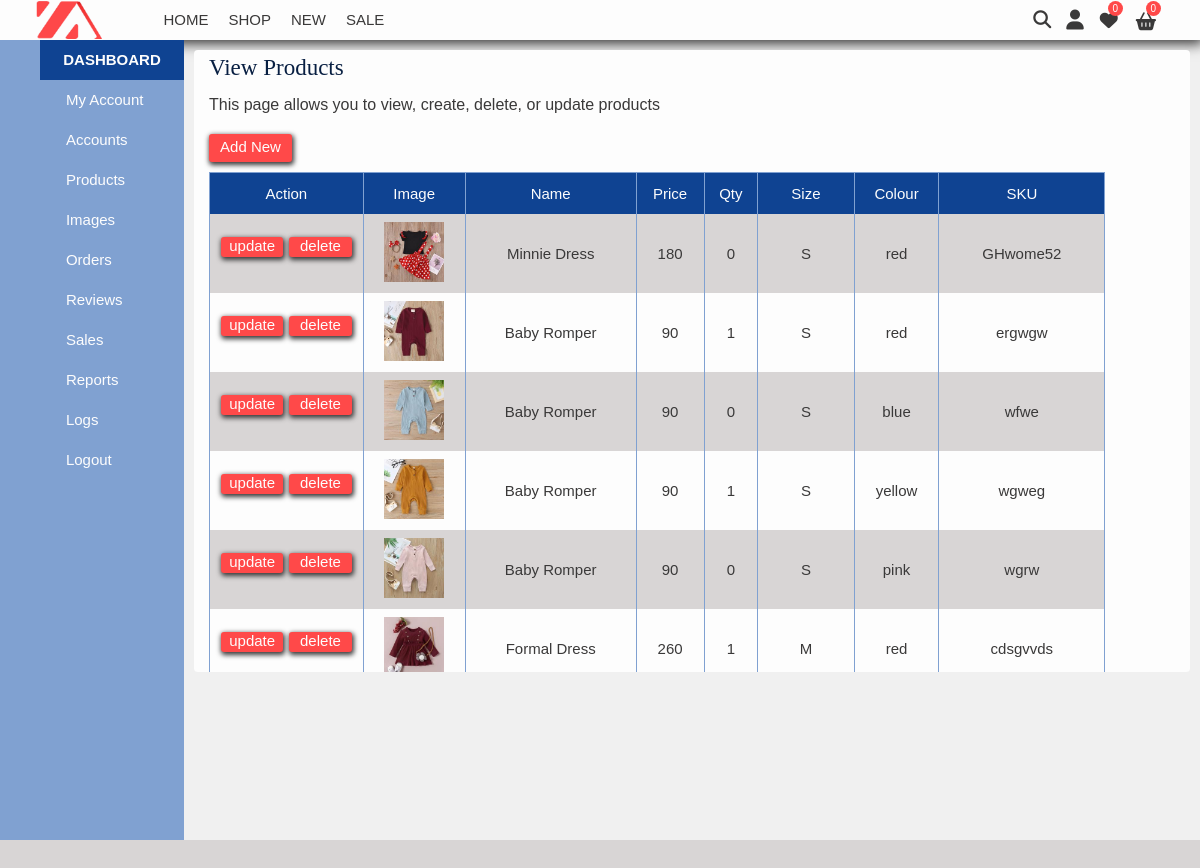
The page /products/index.php (signed in) on the database its author committed.
### tables this page shows
CREATE TABLE `product_entry` (
  `product_entryId` int(11) NOT NULL,
  `productId` int(11) NOT NULL,
  `sizeId` int(11) NOT NULL,
  `colourId` int(11) NOT NULL,
  `categoryId` int(11) NOT NULL,
  `price` int(11) NOT NULL,
  `sku` varchar(36) NOT NULL,
  `amount` int(11) NOT NULL
);

CREATE TABLE `products` (
  `productId` int(100) NOT NULL,
  `productName` varchar(20) NOT NULL,
  `productShortDescr` varchar(60) NOT NULL,
  `productDescription` varchar(256) NOT NULL,
  `productCreationDate` timestamp NOT NULL DEFAULT current_timestamp() ON UPDATE current_timestamp()
);

CREATE TABLE `size` (
  `sizeId` int(11) NOT NULL,
  `sizeValue` varchar(36) NOT NULL
);

CREATE TABLE `colour` (
  `colourId` int(11) NOT NULL,
  `colour` varchar(36) NOT NULL
);

### model/products-model.php (called while the page is built, shortened)
<?php
function getPrimaryProducts(){
    $db = zalistingConnect();
    $sql = 'SELECT* FROM product_entry
                    JOIN images ON product_entry.product_entryId = images.product_entryId AND images.imagePrimary = 1
                    JOIN products ON product_entry.productId = products.productId
                    JOIN categories ON product_entry.categoryId = categories.categoryId
                    JOIN colour ON product_entry.colourId = colour.colourId
                    JOIN size ON product_entry.sizeId = size.sizeId';
    $stmt = $db->prepare($sql);
    $stmt->execute();
    $productsData = $stmt->fetchAll(PDO::FETCH_ASSOC);
    return $productsData;
   }
function getAllProducts(){
    $db = zalistingConnect();
    $sql = 'SELECT* FROM product_entry
                    JOIN products ON product_entry.productId = products.productId
                    JOIN categories ON product_entry.categoryId = categories.categoryId
                    JOIN colour ON product_entry.colourId = colour.colourId
                    JOIN size ON product_entry.sizeId = size.sizeId';
    $stmt = $db->prepare($sql);
    $stmt->execute();
    $productsData = $stmt->fetchAll(PDO::FETCH_ASSOC);
    return $productsData;
   }

### library/functions.php (the view, shortened to what this page needs)
<?php
function buildAdminSideNav(){
    $adminSideNav = "<ul class='dashboard-side-nav'>";
    $adminSideNav .= "<li class='dashboard-side-nav-items'><a href='/zalisting/admin' class='dashboard-side-nav-links dashboard-main-link'>DASHBOARD</a></li>";
    $adminSideNav .= "<li class='dashboard-side-nav-items'><a href='/zalisting/admin/?action=account' class='dashboard-side-nav-links'>My Account</a></li>";
    $adminSideNav .= "<li class='dashboard-side-nav-items'><a href='/zalisting/admin/?action=users' class='dashboard-side-nav-links'>Accounts</a></li>";
    $adminSideNav .= "<li class='dashboard-side-nav-items'><a href='/zalisting/products/?action=product' class='dashboard-side-nav-links'>Products</a></li>";
    $adminSideNav .= "<li class='dashboard-side-nav-items'><a href='/zalisting/upload/' class='dashboard-side-nav-links'>Images</a></li>";
    $adminSideNav .= "<li class='dashboard-side-nav-items'><a class='dashboard-side-nav-links'>Orders</a></li>";
    $adminSideNav .= "<li class='dashboard-side-nav-items'><a class='dashboard-side-nav-links'>Reviews</a></li>";
    $adminSideNav .= "<li class='dashboard-side-nav-items'><a class='dashboard-side-nav-links'>Sales</a></li>";
    $adminSideNav .= "<li class='dashboard-side-nav-items'><a class='dashboard-side-nav-links'>Reports</a></li>";
    $adminSideNav .= "<li class='dashboard-side-nav-items'><a class='dashboard-side-nav-links'>Logs</a></li>";
    $adminSideNav .= "<li class='dashboard-side-nav-items'><a class='dashboard-side-nav-links' href='/zalisting/accounts/index.php?action=logout'>Logout</a></li>";
    $adminSideNav .= "</ul>";
    return $adminSideNav;
}
function buildAdminProductsDisplay($allProducts, $nonImgedProducts){
    $productRows = [];
    foreach($allProducts as $product){
        for($i = 0; $i < count($nonImgedProducts); $i++){
            $path = $i + 1;
            $productId = $i+2;
            if($nonImgedProducts[$i] == $product['colour'] && $nonImgedProducts[$productId] == $product['productId']){
                $productRows[] = "<tr class='user-display-info'> <td class=td-buttons ><a class='button account-button' href='/zalisting/products/?action=update&product_entryId=$product[product_entryId]'>update</a> <a class='button account-button' href='/zalisting/products/?action=delete&product_entryId=$product[product_entryId]'>delete</a> </td><td><img class=image-tn src='$nonImgedProducts[$path]' /></td>  <td>$product[productName] </td> <td>$product[price] </td> <td>$product[amount] </td> <td>$product[sizeValue]</td> <td>$product[colour]</td> <td>$product[sku]</td> </tr>";
            }
        }
    }
   return $productRows;
  }

### view/product-admin.php (shortened to what this page needs)
?><!DOCTYPE html>
<html lang="en-us">
    <?php require $_SERVER['DOCUMENT_ROOT'] . '/zalisting/snippets/head.php'; ?>
    <body class=" admin-main">
        <main class="content">
            <?php
                require $_SERVER['DOCUMENT_ROOT'] . '/zalisting/snippets/navigation.php';
            ?>
            <section class="dashboard admin-dashboard">
                <?php
                    if(isset($adminSideNav)){
                        echo $adminSideNav;
                    }
                ?>
                <section class="dashboard-content">
                    <h1 class='h2'>View Products</h1>
                    <p> This page allows you to view, create, delete, or update products</p>
                    <?php
                    echo '<a href="/zalisting/products/?action=create" class="button add-new" >Add New</a>';
                        echo "<div class='table-holder'>";
                        if(isset($productAdminTable)){
                            echo "<table id='users-display'><tr id='user-display-header'> <th>Action</th> <th>Image </th> <th>Name</th> <th>Price</th> <th>Qty</th> <th>Size</th> <th>Colour</th> <th>SKU</th> </tr>";
                            foreach($productAdminTable as $row){
                                echo $row;
                            }
                            echo  "</table>";
                        }
                        echo "</div>";
                    ?>
                </section>
            </section>
        </main>
    </body>
</html>

### rows shown on the page
product_entry: shows a picture, price "180", amount "0", sku "GHwome52"
products: productName "Minnie Dress"
size: sizeValue "S"
colour: colour "red"
product_entry: shows a picture, price "90", amount "1", sku "ergwgw"
products: productName "Baby Romper"
product_entry: shows a picture, price "90", amount "0", sku "wfwe"
colour: colour "blue"
product_entry: shows a picture, price "90", amount "1", sku "wgweg"
colour: colour "yellow"
product_entry: shows a picture, price "90", amount "0", sku "wgrw"
colour: colour "pink"
product_entry: shows a picture, price "260", amount "1", sku "cdsgvvds"
products: productName "Formal Dress"
size: sizeValue "M"
